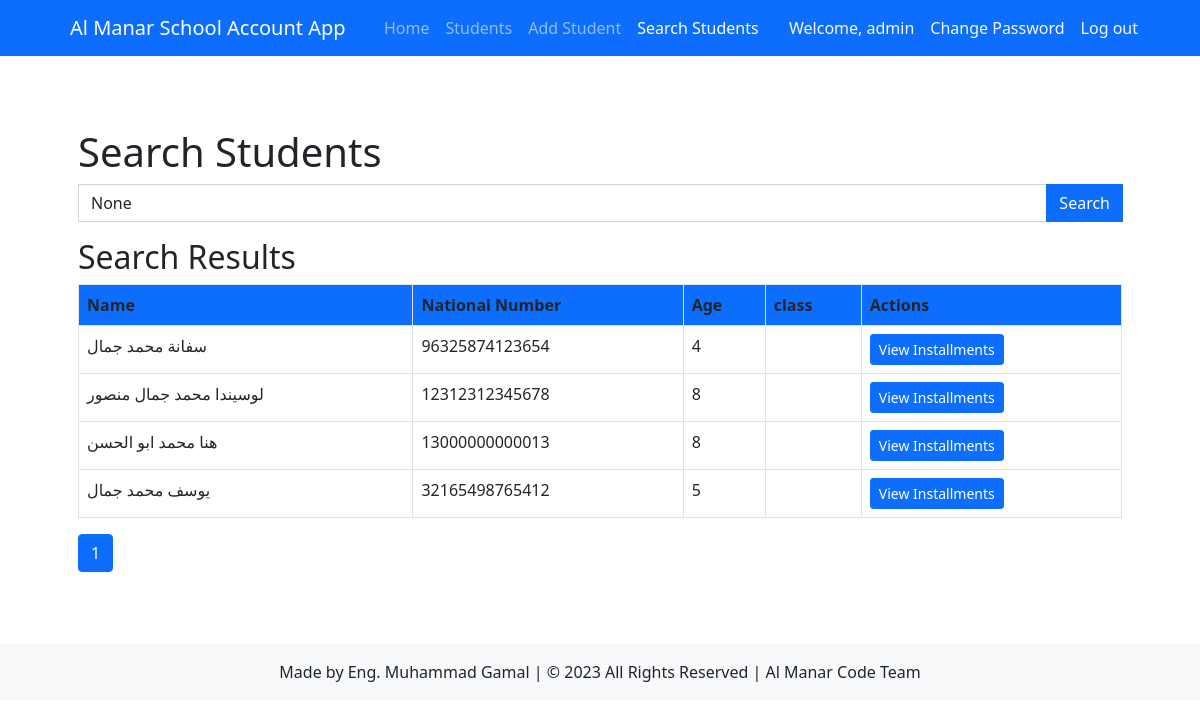
/students/search/ (signed in), run on the app's committed database.
### account/models.py (models this page shows)
class User(AbstractUser):
    username = models.CharField(max_length=150, unique=True)  # Add the username field
    email = models.EmailField(unique=True)
    date_of_enrollment = models.DateField(null=True, blank=True)
    national_id = models.CharField(max_length=20, null=True, blank=True)
    department = models.CharField(max_length=20, choices=[
        ('accounts', 'Accounts'),
        ('student_affairs', 'Student Affairs'),
        ('administration', 'Administration')
    ])
    USERNAME_FIELD = 'username'
    REQUIRED_FIELDS = ['email']
    objects = CustomUserManager()
    class Meta:
        permissions = [
            ('can_view_reports', 'Can view all reports'),
            ('can_edit_employee', 'Can edit employee profile'),
            ('can_add_student', 'Can add new student'),
            ('can_edit_student', 'Can edit student profile'),
            ('can_add_expense', 'Can add new expense'),
            ('can_pay_installment', 'Can pay student installment')
        ]

### students/models.py (models this page shows, shortened)
class Student(models.Model):
    GENDER_CHOICES = (
        ('', '---------'),
        ('M', 'Male'),
        ('F', 'Female'),
    )
    name = models.CharField(max_length=50)
    national_number = models.IntegerField(unique=True)
    age = models.IntegerField()
    gender = models.CharField(max_length=1, choices=GENDER_CHOICES)
    date_of_birth = models.DateField()
    academic_year = models.ForeignKey(AcademicYear, on_delete=models.CASCADE, default=timezone.now)
    classroom = models.ManyToManyField(Classroom)
    classroom_name = models.ForeignKey(Classroom, on_delete=models.SET_NULL, null=True, related_name='students_by_name')
    total_payments = models.DecimalField(max_digits=8, decimal_places=2, default=0)
    total_owed = models.DecimalField(max_digits=8, decimal_places=2, default=0)

### students/views.py (the view)
# urls.py: path('search/', views.search_student, name='search_student'),
@never_cache
@login_required
def search_student(request):
    query = request.GET.get('query')
    students = Student.objects.all().order_by('name')
    if query and query.strip():
        students = students.filter(Q(name__icontains=query) | Q(national_number__icontains=query))
    paginator = Paginator(students, 5)  # Display 5 students per page
    page_number = request.GET.get('page')
    page_obj = paginator.get_page(page_number)
    context = {
        'students': page_obj,
        'query': query,
        'page_obj': page_obj,  # Add this line to include the page_obj in the context
    }
    return render(request, 'students/search_student.html', context)

### students/templates/students/search_student.html (shortened to what this page needs)
 {% extends 'students/base.html' %}
{% block content %}
  <div class="container my-5">
    <h1>Search Students</h1>
    <form method="GET" action="{% url 'students:search_student' %}">
      <div class="input-group mb-3">
        <input type="text" class="form-control" name="query" placeholder="Search by name" value="{{ query }}">
        <button type="submit" class="btn btn-primary">Search</button>
      </div>
    </form>
    {% if students %}
      <h2>Search Results</h2>
      <div class="table-responsive">
        <table class="table table-bordered">
          <thead class="bg-primary text-white">
            <tr>
              <th>Name</th>
              <th>National Number</th>
              <th>Age</th>
              <th>class </th>
              <th>Actions</th>
            </tr>
          </thead>
          <tbody>
            {% for student in students %}
              <tr>
                <td>{{ student.name }}</td>
                <td>{{ student.national_number }}</td>
                <td>{{ student.age }}</td>
                <td>{{ student.classroom_stage }}</td>
                <td>
                  <a href="{% url 'students:student_detail' pk=student.pk %}" class="btn btn-primary btn-sm">View Installments</a>
                </td>
              </tr>
            {% endfor %}
          </tbody>
        </table>
      </div>
      <nav aria-label="Pagination">
        <ul class="pagination">
          {% for page in page_obj.paginator.page_range %}
            {% if page == page_obj.number %}
              <li class="page-item active" aria-current="page">
                <a class="page-link" href="#">{{ page }} <span class="sr-only">(current)</span></a>
              </li>
            {% else %}
              <li class="page-item"><a class="page-link" href="?page={{ page }}{% if query %}&query={{ query }}{% endif %}">{{ page }}</a></li>
            {% endif %}
          {% endfor %}
        </ul>
      </nav>
    {% else %}
      <p>No students found.</p>
    {% endif %}
  </div>
{% endblock %}

### students/templates/students/base.html (shortened to what this page needs)
{% load static %}
{% load crispy_forms_tags %}
<!DOCTYPE html>
<html lang="en">
<head>
<link rel="stylesheet" href="{% static 'css/bootstrap.css' %}">
<link rel="stylesheet" href="{% static 'css/bootstrap.min.css' %}">
<link rel="stylesheet" href="{% static 'css/bootstrap.rtl.css' %}">
<link rel="stylesheet" href="{% static 'css/bootstrap.rtl.min.css' %}">
<link rel="stylesheet" href="{% static 'css/bootstrap-grid.css' %}">
<link rel="stylesheet" href="{% static 'css/bootstrap-grid.min.css' %}">
<link rel="stylesheet" href="{% static 'css/bootstrap-grid.rtl.css' %}">
<link rel="stylesheet" href="{% static 'css/bootstrap-grid.rtl.min.css' %}">
<link rel="stylesheet" href="{% static 'css/bootstrap-reboot.css' %}">
<link rel="stylesheet" href="{% static 'css/bootstrap-reboot.min.css' %}">
<link rel="stylesheet" href="{% static 'css/bootstrap-reboot.rtl.css' %}">
<link rel="stylesheet" href="{% static 'css/bootstrap-reboot.rtl.min.css' %}">
<link rel="stylesheet" href="{% static 'css/bootstrap-utilities.css' %}">
<link rel="stylesheet" href="{% static 'css/bootstrap-utilities.min.css' %}">
<link rel="stylesheet" href="{% static 'css/bootstrap-utilities.rtl.css' %}">
<link rel="stylesheet" href="{% static 'css/bootstrap-utilities.rtl.min.css' %}">
<link rel="stylesheet" href="{% static 'css/style.css' %}">
<link rel="stylesheet" href="https://use.fontawesome.com/releases/v5.15.3/css/all.css">
<link rel="stylesheet" href="https://cdn.jsdelivr.net/npm/bootstrap-icons%401.5.0/font/bootstrap-icons.css">
<link rel="stylesheet" href="https://cdnjs.cloudflare.com/ajax/libs/twitter-bootstrap/5.0.2/css/bootstrap.min.css" />
</head>
<body>
  <nav class="navbar navbar-expand-lg navbar-dark bg-primary">
    <div class="container">
      <a class="navbar-brand" href="#">Al Manar School Account App</a>
      <div class="collapse navbar-collapse" id="navbarNav">
        <ul class="navbar-nav me-auto">
          <li class="nav-item">
            <a class="nav-link {% if request.resolver_match.url_name == 'home' %}active{% endif %}" href="{% url 'students:home' %}">Home</a>
          </li>
          <li class="nav-item">
            <a class="nav-link {% if request.resolver_match.url_name == 'student_list' %}active{% endif %}" href="{% url 'students:student_list' %}">Students</a>
          </li>
          <li class="nav-item">
            <a class="nav-link {% if request.resolver_match.url_name == 'add_student' %}active{% endif %}" href="{% url 'students:add_student' %}">Add Student</a>
          </li>
          <li class="nav-item">
            <a class="nav-link {% if request.resolver_match.url_name == 'search_student' %}active{% endif %}" href="{% url 'students:search_student' %}">Search Students</a>
          </li>
        </ul>
        <ul class="navbar-nav">
          {% if user.is_authenticated %}
            <li class="nav-item">
              <a class="nav-link text-light" href="{% url 'account:view_profile' %}">Welcome, {{ user.username }}</a>
            </li>
            <li class="nav-item">
              <a class="nav-link text-light" href="{% url 'account:change_password' %}">Change Password</a>
            </li>
            <li class="nav-item">
              <a class="nav-link text-light" href="{% url 'account:logout' %}">Log out</a>
            </li>
          {% endif %}
        </ul>
      </div>
    </div>
  </nav>
<div class="container py-4">
    {% block content %}
    {% endblock %}
</div>
<footer class="bg-light text-center py-3">
  Made by Eng. Muhammad Gamal | © 2023 All Rights Reserved | Al Manar Code Team
</footer>
</body>
</html>

### students/static/css/style.css (style rules this page uses)
.btn-primary { background-color: #007bff; border-color: #007bff; }

### data on the page
User: username "admin"
Student: name "سفانة محمد جمال", national_number "96325874123654", age "4"
Student: name "لوسيندا محمد جمال منصور", national_number "12312312345678", age "8"
Student: name "هنا محمد ابو الحسن", national_number "13000000000013", age "8"
Student: name "يوسف محمد جمال", national_number "32165498765412", age "5"

### other printed values
{{ page }} "1"
